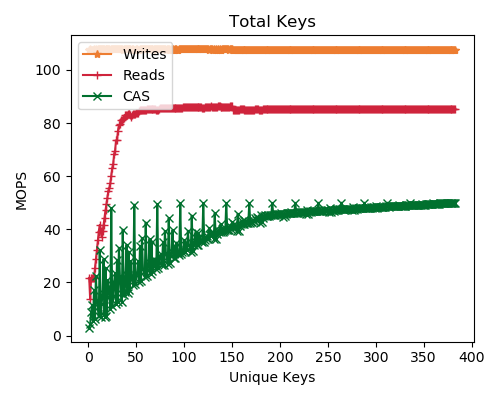

Generate this figure with Python:
import matplotlib
import matplotlib.pyplot as plt
import numpy as np
import pandas as pd

cas_label='CAS'
write_label='Writes'
read_label="Reads"

cas_marker='x'
read_marker='+'
write_marker="*"


cas_color='#00702eff'                     #indigo
read_color='#cf243cff'     #alice
write_color='#ed7d31ff'          #kelly


def div_million (list):
    return [val /1e6 for val in list]


fig, axs = plt.subplots(1,1, figsize=(5,4))

def plot_data(ax,filename,title_text):
    df = pd.read_csv(filename)
    x_axis=df.get("keys").values
    writes=df.get("write_ops").values
    reads=df.get("read_ops").values
    cas=df.get("cas_ops").values

    writes=div_million(writes)
    reads=div_million(reads)
    cas=div_million(cas)

    print(writes)
    ax.plot(x_axis,writes,label=write_label,color=write_color,marker=write_marker)
    ax.plot(x_axis,reads,label=read_label,color=read_color,marker=read_marker)
    ax.plot(x_axis,cas,label=cas_label,color=cas_color,marker=cas_marker)
    ax.set_title(title_text)
    ax.legend(loc='upper left')

    ax.set_xlabel("Unique Keys")
    ax.set_ylabel("MOPS")

dir='keys'
plot_data(axs,dir+'/keys.dat','Total Keys')
#plot_data(axs,dir+'/multithread_1024.dat','QP: 20')

figure_name="keys"

plt.tight_layout()
plt.savefig(figure_name+'.pdf')
plt.savefig(figure_name+'.png')
#plt.show()


## Write only throughputs CNS to write
#latency=[88039,152566,246034,387889,578149,786835,982579,]                                                                                                                                                         
#threads=[2,4,8,16,32,64,112,]